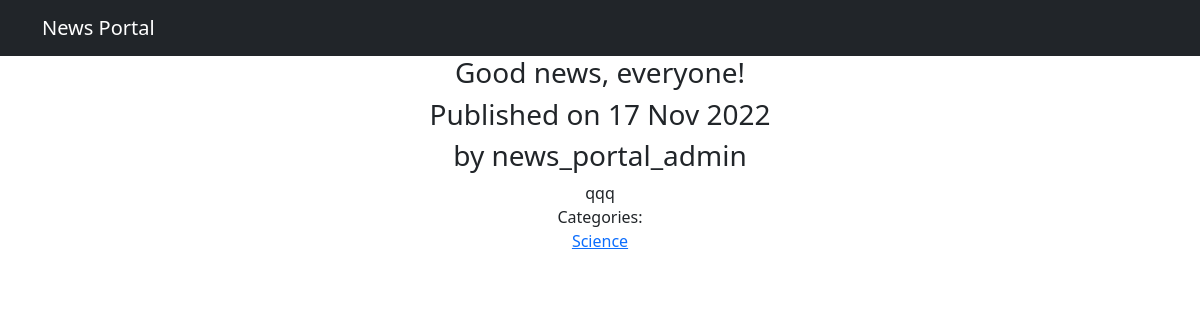
Page /news/143 on the committed database.
### news_portal_app/models.py (models this page shows, shortened)
class Post(models.Model):
    author = models.ForeignKey(Author, on_delete=models.CASCADE)
    news = 'NWS'
    article = 'ART'
    TYPES = [
        (news, 'News'),
        (article, 'Article')
    ]
    type = models.CharField(max_length=3, choices=TYPES)
    date = models.DateTimeField(auto_now_add=True)
    category = models.ManyToManyField(Category, through='PostCategory')
    name = models.CharField(max_length=255, default="Good news, everyone!")
    text = models.TextField()
    rating = models.IntegerField(default=0)

class Author(models.Model):
    user = models.OneToOneField(User, on_delete=models.CASCADE)
    user_rating = models.IntegerField(default=0)

class Category(models.Model):
    name = models.CharField(max_length=255, unique=True)
    subscribers = models.ManyToManyField(User, through='CategoryUser')

### news_portal_app/views.py (the view)
# urls.py: path('<int:pk>', NewsItem.as_view(), name='news_item'),
class NewsItem(DetailView):
    model = Post
    template_name = 'news_item.html'
    context_object_name = 'news_item'

### news_portal_app/templatetags/custom_filters.py (called while the page is built)
@register.filter(name='censor')
def rkn_english_edition(value):
    if type(value) != str:
        raise ValueError
    for swear in THOSE_VERY_SEVEN_DIRTY_WORDS:
        if swear in value:
            value = value.replace(swear, swear[0] + "*" * (len(swear) - 1))
    return value

### templates/news_item.html (shortened to what this page needs)
{% extends 'flatpages/default.html' %}
{% load custom_filters %}
{% block content %}
<h3>{{ news_item.name|censor }}</h3>
<h3>Published on {{ news_item.date|date:'d M Y' }}</h3>
<h3>by {{ news_item.author.user.username }}</h3>
{{ news_item.text|censor }}
<p>Categories:
    <br>{% for c in news_item.category.all %}
    <a href="category/{{ c.id }}">{{ c.name }}</a>
    {% endfor %}
</p>
{% endblock content %}

### rows in the picture
Post: name|censor "Good news, everyone!", date "17 Nov 2022", author.user.username "news_portal_admin", text|censor "qqq"
Category: name "Science"
